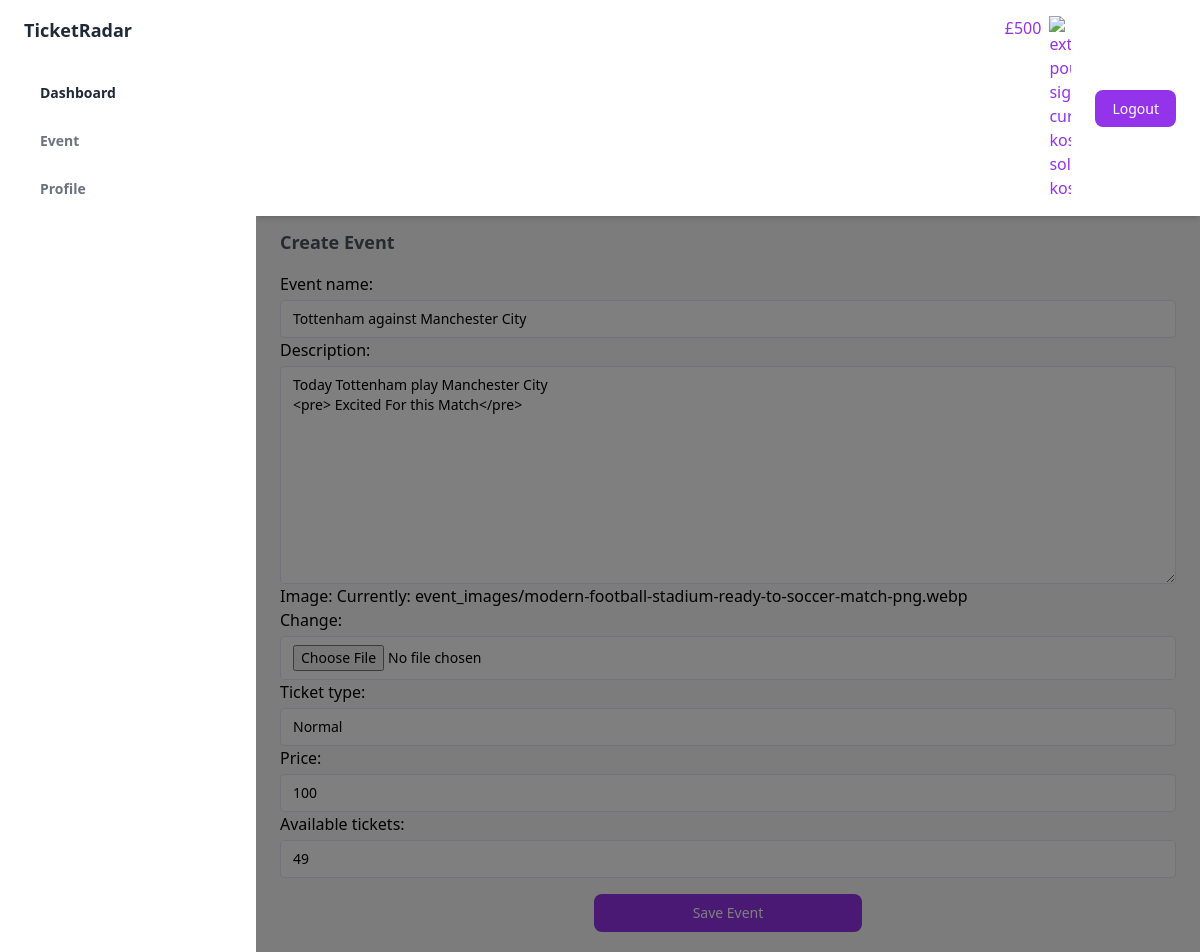
The app's page /update-event/1/ (signed in), older data.
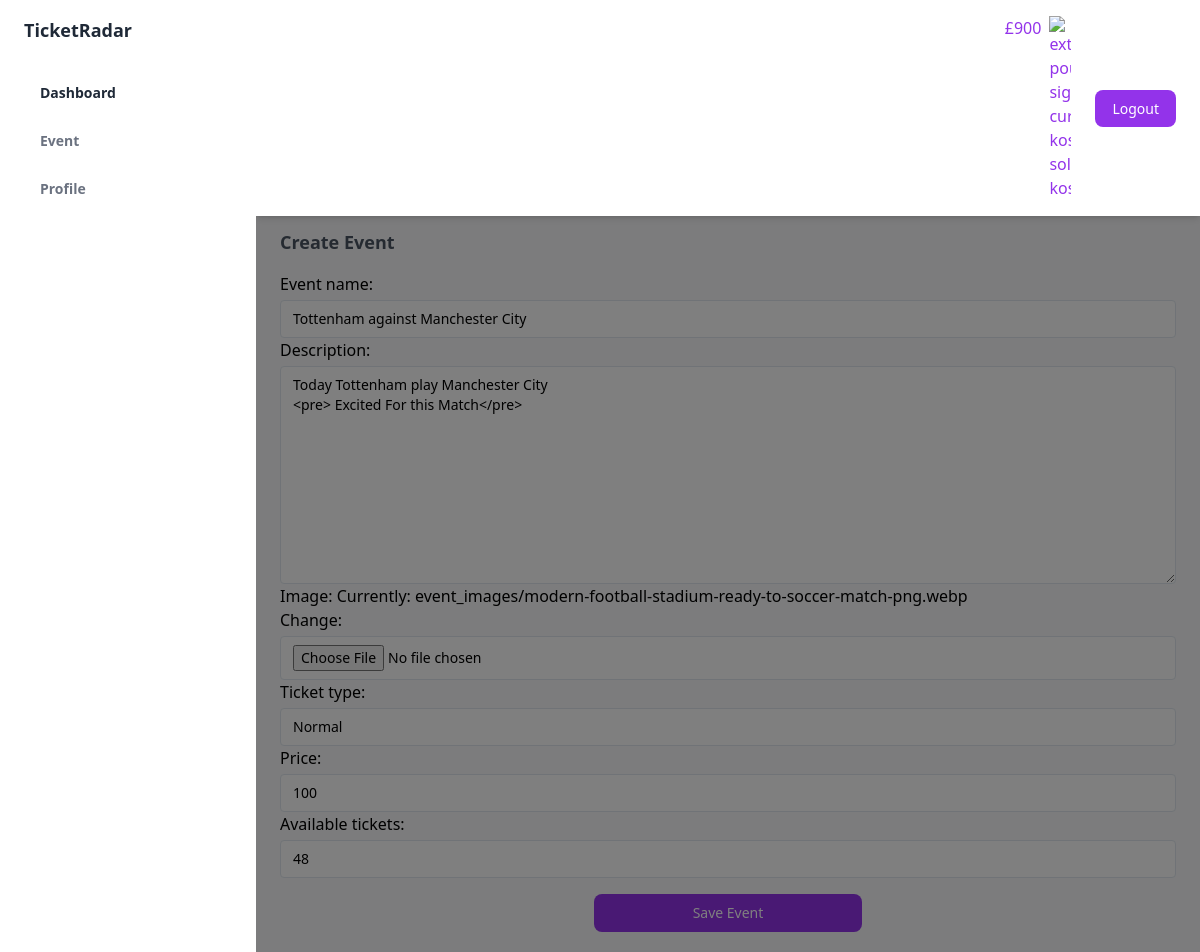
The same page, newer data.
### account/models.py (models this page shows, shortened)
class Account(AbstractUser):
    is_event_organizer = models.BooleanField(default=False)
    amount = models.IntegerField(default=0)

### event/models.py (models this page shows, shortened)
class Event(models.Model):
    user = models.ForeignKey(Account, on_delete=models.CASCADE, blank=True, null=True)
    event_name = models.CharField(max_length=100)
    description = models.TextField()
    image = models.ImageField(upload_to='event_images/', blank=False, null=False)
    ticket_type = models.CharField(max_length=10, choices=EVENT_TYPES)
    available_tickets = models.IntegerField(default=50)
    price = models.IntegerField(blank=True, null=True)
    created = models.DateTimeField(auto_now_add=True)
    updated = models.DateTimeField(auto_now=True)

### event/views.py (the view)
# urls.py: path('update-event/<int:id>/',views.update_event,name='update_event'),
@login_required()
def update_event(request,id):
    if request.user.is_event_organizer:
        event = get_object_or_404(Event,id=id,user=request.user)
        if request.method == 'POST':
            form = EventForm(request.POST, request.FILES,instance=event)
            if form.is_valid():
                event = form.save(commit=False)  # Commit=False to delay saving to set the user field
                event.user = request.user
                event.save()
        else:
            form = EventForm(instance=event)
        return render(request, 'event/update_event.html', {'form': form})

### event/forms.py
class EventForm(forms.ModelForm):
    class Meta:
        model = Event
        fields = ['event_name', 'description', 'image', 'ticket_type','price','available_tickets']
    def __init__(self, *args, **kwargs):
        super(EventForm, self).__init__(*args, **kwargs)
        for field_name, field in self.fields.items():
            field.widget.attrs.update({
                'class': 'block w-full mt-1 text-sm dark:border-gray-600 dark:bg-gray-700 focus:border-purple-400 focus:outline-none focus:shadow-outline-purple dark:text-gray-300 dark:focus:shadow-outline-gray form-input',
                'placeholder': field.label
            })

### template/event/update_event.html (shortened to what this page needs)
{% extends 'base.html' %}
{% block content%}
<h4 class="my-3 mb-4 text-lg font-semibold text-gray-600 dark:text-gray-300">
  Create Event
</h4>
<form method="post" enctype='multipart/form-data'>
  {{form}}
  <div class="pb-5 flex justify-center">
    <button type="submit" class="block w-[30%] px-4 py-2 mt-4 text-sm font-medium leading-5 text-center text-white transition-colors duration-150 bg-purple-600 border border-transparent rounded-lg active:bg-purple-600 hover:bg-purple-700 focus:outline-none focus:shadow-outline-purple">
      Save Event
    </button>
  </div>
</form>
{%endblock%}

### template/base.html (shortened to what this page needs)
{%load static%}
<!DOCTYPE html>
<html :class="{ 'theme-dark': dark }" x-data="data()" lang="en">
<head>
  <link rel="stylesheet" href="{% static './assets/css/tailwind.output.css' %}" />
  <link rel="stylesheet" href="https://cdnjs.cloudflare.com/ajax/libs/Chart.js/2.9.3/Chart.min.css" />
  <script src="https://cdn.tailwindcss.com"></script>
</head>
<body>
  <div class="flex h-screen bg-gray-50 dark:bg-gray-900" :class="{ 'overflow-hidden': isSideMenuOpen }">
    <aside class="z-20 hidden w-64 overflow-y-auto bg-white dark:bg-gray-800 md:block flex-shrink-0">
      <div class="py-4 text-gray-500 dark:text-gray-400">
        <a class="ml-6 text-lg font-bold text-gray-800 dark:text-gray-200" href="#">
          TicketRadar
        </a>
        {% if request.user.is_authenticated%}
        <ul class="mt-6">
          <li class="relative px-6 py-3">
            <a class="inline-flex items-center w-full text-sm font-semibold text-gray-800 transition-colors duration-150 hover:text-gray-800 dark:hover:text-gray-200 dark:text-gray-100"
              href="/dashboard/">
              <span class="ml-4">Dashboard</span>
            </a>
          </li>
        </ul>
        <ul>
          <li class="relative px-6 py-3">
            <a class="inline-flex items-center w-full text-sm font-semibold transition-colors duration-150 hover:text-gray-800 dark:hover:text-gray-200"
              href="/event/">
              <span class="ml-4">Event</span>
            </a>
          </li>
          <li class="relative px-6 py-3">
            <a class="inline-flex items-center w-full text-sm font-semibold transition-colors duration-150 hover:text-gray-800 dark:hover:text-gray-200"
              href="/profile/">
              <span class="ml-4">Profile</span>
            </a>
          </li>
        </ul>
        {%endif%}
      </div>
    </aside>
    <div x-show="isSideMenuOpen" x-transition:enter="transition ease-in-out duration-150"
      x-transition:enter-start="opacity-0" x-transition:enter-end="opacity-100"
      x-transition:leave="transition ease-in-out duration-150" x-transition:leave-start="opacity-100"
      x-transition:leave-end="opacity-0"
      class="fixed inset-0 z-10 flex items-end bg-black bg-opacity-50 sm:items-center sm:justify-center"></div>
    <div class="flex flex-col flex-1 w-full">
      <header class="z-10 py-4 bg-white shadow-md dark:bg-gray-800">
        <div
          class="container flex items-center justify-between h-full px-6 mx-auto text-purple-600 dark:text-purple-300">
          <ul class="flex items-center flex-shrink-0 space-x-6">
            {% if request.user.is_authenticated %}
            <li class="flex gap-2">
              £{{request.user.amount}}
              <img width="22" height="22" src="https://img.icons8.com/external-kosonicon-solid-kosonicon/48/external-pound-sign-currency-kosonicon-solid-kosonicon.png" alt="external-pound-sign-currency-kosonicon-solid-kosonicon"/>
            </li>
            <li class="relative">
              <a href="/logout/"
                class="px-4 py-2 text-sm font-medium leading-5 text-white transition-colors duration-150 bg-purple-600 border border-transparent rounded-lg active:bg-purple-600 hover:bg-purple-700 focus:outline-none focus:shadow-outline-purple"
                @click="toggleProfileMenu" @keydown.escape="closeProfileMenu" aria-label="Account" aria-haspopup="true">
                Logout
              </a>
            </li>
            {%endif%}
          </ul>
        </div>
      </header>
      <main class="h-full overflow-y-auto">
        <div class="container px-6 mx-auto grid">
          {% block content%}
          {%endblock%}
        </div>
      </main>
    </div>
  </div>
</body>
</html>

Row changes from the older to the newer data that the page shows:
changed Account: user.amount "500" → "900"
changed Event "Tottenham against Manchester City": available_tickets "49" → "48"
